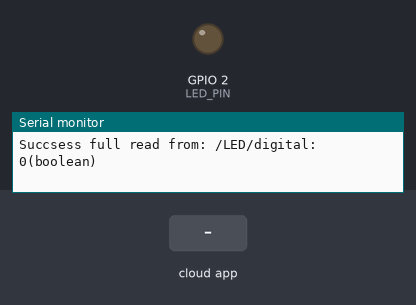
Bench run of a sketch on a simulated ESP8266 (NodeMCU). Parts: output pins drawn as LEDs (lit = HIGH), the last lines printed to the serial monitor. The inputs (shaded band) are chosen by the test bench. WiFi joins after 1.5 s; servers stay silent unless stated; the Firebase database answers and starts empty.

Above: at 2.7 s.
2.8 s: the phone or cloud app sets digital to 1
At 3.3 s:
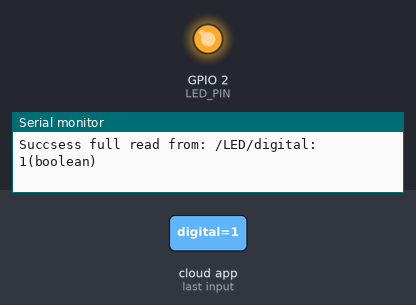
4.3 s: the phone or cloud app sets digital to 0
At 4.7 s:
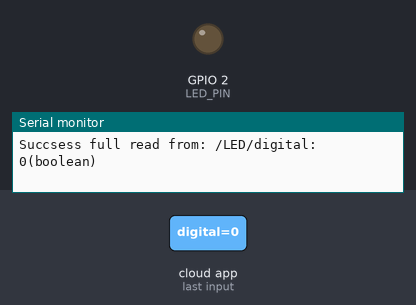
Timing chart, 0 to 7.3 s (numbered marks = the images above; inputs shaded):
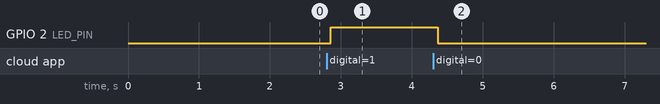

Measured:
- after the input at 2.8 s, GPIO 2 (LED_PIN): LOW → HIGH after 0.06 s
- after the input at 4.3 s, GPIO 2 (LED_PIN): HIGH → LOW after 0.06 s

The sketch:

lamp.ino
```cpp
#include <Arduino.h>
#if defined(ESP32)
  #include <WiFi.h>
#elif defined(ESP8266)
  #include <ESP8266WiFi.h>
#endif
#include <Firebase_ESP_Client.h>

//Provide the token generation process info.
#include "addons/TokenHelper.h"
//Provide the RTDB payload printing info and other helper functions.
#include "addons/RTDBHelper.h"

// Insert your network credentials
#define WIFI_SSID "POCO M3"
#define WIFI_PASSWORD "cencen123"

// Insert Firebase project API Key
#define API_KEY "AIzaSyD1mKj4AnEfcJyJQjMp5QLarrcLxIgJZUY"

// Insert RTDB URLefine the RTDB URL */
#define DATABASE_URL "https://smart-home-bdf74-default-rtdb.firebaseio.com/"

//Define Firebase Data object
FirebaseData fbdo;
FirebaseAuth auth;
FirebaseConfig config;

//Define led pin
#define LED_PIN 2

unsigned long sendDataPrevMillis = 0;
bool signupOK = false;
bool ledStatus = false;

void setup(){
  Serial.begin(115200);
  //setup led as an output
  pinMode(LED_PIN, OUTPUT);

  WiFi.begin(WIFI_SSID, WIFI_PASSWORD);
  Serial.print("Connecting to Wi-Fi");
  while (WiFi.status() != WL_CONNECTED){
    Serial.print(".");
    delay(300);
  }
  Serial.println();
  Serial.print("Connected with IP: ");
  Serial.println(WiFi.localIP());
  Serial.println();

  /* Assign the api key (required) */
  config.api_key = API_KEY;

  /* Assign the RTDB URL (required) */
  config.database_url = DATABASE_URL;

  /* Sign up */
  if (Firebase.signUp(&config, &auth, "", "")){
    Serial.println("ok");
    signupOK = true;
  }
  else{
    Serial.printf("%s\n", config.signer.signupError.message.c_str());
  }

  /* Assign the callback function for the long running token generation task */
  config.token_status_callback = tokenStatusCallback; //see addons/TokenHelper.h

  Firebase.begin(&config, &auth);
  Firebase.reconnectWiFi(true);
}

void loop(){
  if (Firebase.ready() && signupOK && (millis() - sendDataPrevMillis > 15000 || sendDataPrevMillis == 0)){
    sendDataPrevMillis = millis();

  }
    if(Firebase.RTDB.getBool(&fbdo, "/LED/digital")){
      if(fbdo.dataType() == "boolean"){
        ledStatus = fbdo.boolData();
        digitalWrite(LED_PIN, (int)ledStatus);
        Serial.println("Succsess full read from: "+ fbdo.dataPath() + ": " + (int)ledStatus + "("+fbdo.dataType()+")");
      }else{
        Serial.println("Failed: " + fbdo.errorReason());
      }
    }
}

  
```
